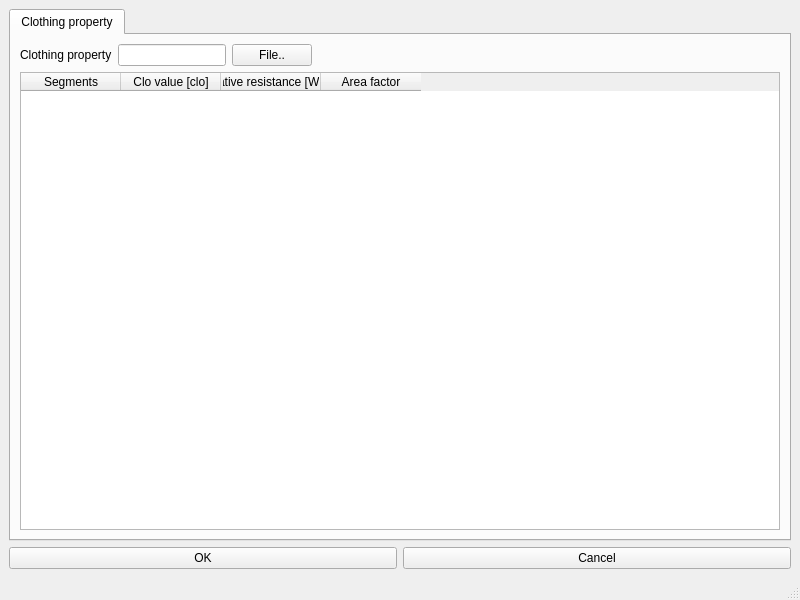
<?xml version="1.0" encoding="UTF-8"?>
<ui version="4.0">
 <class>MainWindow</class>
 <widget class="QMainWindow" name="MainWindow">
  <property name="geometry">
   <rect>
    <x>0</x>
    <y>0</y>
    <width>800</width>
    <height>600</height>
   </rect>
  </property>
  <property name="windowTitle">
   <string>Clothing property</string>
  </property>
  <property name="windowIcon">
   <iconset>
    <normaloff>human-body-standing-black-icon.ico</normaloff>human-body-standing-black-icon.ico</iconset>
  </property>
  <widget class="QWidget" name="centralwidget">
   <layout class="QGridLayout" name="gridLayout_2">
    <item row="0" column="0">
     <widget class="QTabWidget" name="tabWidget">
      <property name="currentIndex">
       <number>0</number>
      </property>
      <widget class="QWidget" name="tab">
       <attribute name="title">
        <string>Clothing property</string>
       </attribute>
       <layout class="QGridLayout" name="gridLayout">
        <item row="4" column="0" colspan="4">
         <widget class="QTableWidget" name="table_clothing_property">
          <column>
           <property name="text">
            <string>Segments</string>
           </property>
          </column>
          <column>
           <property name="text">
            <string>Clo value [clo]</string>
           </property>
          </column>
          <column>
           <property name="text">
            <string>Evaporative resistance [Wkpa/m2]</string>
           </property>
          </column>
          <column>
           <property name="text">
            <string>Area factor</string>
           </property>
          </column>
         </widget>
        </item>
        <item row="1" column="0">
         <widget class="QLabel" name="label">
          <property name="sizePolicy">
           <sizepolicy hsizetype="Fixed" vsizetype="Preferred">
            <horstretch>0</horstretch>
            <verstretch>0</verstretch>
           </sizepolicy>
          </property>
          <property name="text">
           <string>Clothing property</string>
          </property>
         </widget>
        </item>
        <item row="1" column="1">
         <widget class="QLineEdit" name="txt_file">
          <property name="sizePolicy">
           <sizepolicy hsizetype="Fixed" vsizetype="Fixed">
            <horstretch>0</horstretch>
            <verstretch>0</verstretch>
           </sizepolicy>
          </property>
          <property name="readOnly">
           <bool>true</bool>
          </property>
         </widget>
        </item>
        <item row="1" column="2">
         <widget class="QPushButton" name="btn_file">
          <property name="sizePolicy">
           <sizepolicy hsizetype="Fixed" vsizetype="Fixed">
            <horstretch>0</horstretch>
            <verstretch>0</verstretch>
           </sizepolicy>
          </property>
          <property name="text">
           <string>File..</string>
          </property>
         </widget>
        </item>
       </layout>
      </widget>
     </widget>
    </item>
    <item row="1" column="0">
     <layout class="QHBoxLayout" name="horizontalLayout">
      <item>
       <widget class="QPushButton" name="btn_ok">
        <property name="text">
         <string>OK</string>
        </property>
       </widget>
      </item>
      <item>
       <widget class="QPushButton" name="btn_cancel">
        <property name="text">
         <string>Cancel</string>
        </property>
       </widget>
      </item>
     </layout>
    </item>
   </layout>
  </widget>
  <widget class="QMenuBar" name="menubar">
   <property name="geometry">
    <rect>
     <x>0</x>
     <y>0</y>
     <width>800</width>
     <height>21</height>
    </rect>
   </property>
  </widget>
  <widget class="QStatusBar" name="statusbar"/>
 </widget>
 <resources/>
 <connections/>
</ui>
